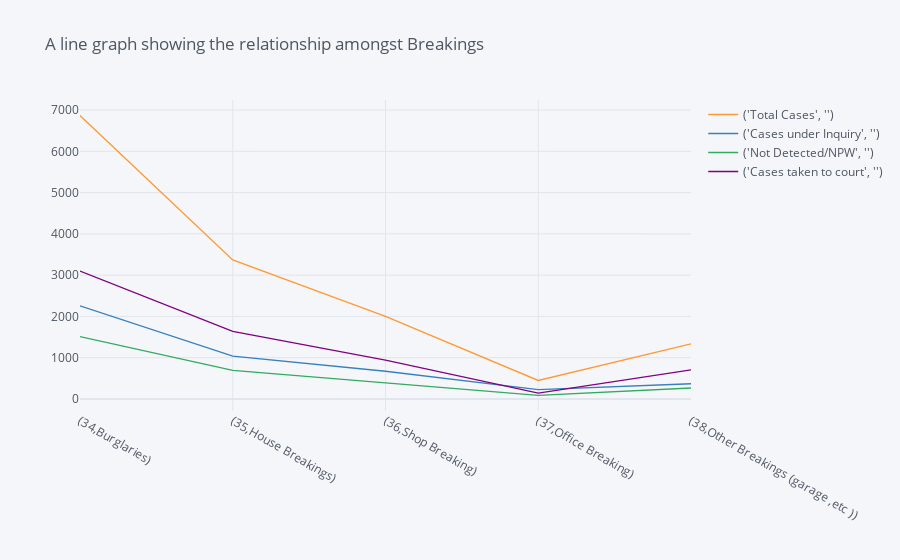

The code cell stored with this chart in its notebook:
### Code cell
# Line graph for the Data stored in variable relate
reported.iplot(kind='line',title='A line graph showing the relationship amongst Breakings')

### Figure 1 — Plotly figure (JSON) as saved in the notebook; plotly's stock layout.template omitted (floating-point values rounded to 4 significant figures)
{"data": [{"line": {"color": "rgba(255, 153, 51, 1.0)", "dash": "solid", "shape": "linear", "width": 1.3}, "mode": "lines", "name": "('Total Cases', '')", "text": "", "type": "scatter", "x": ["(34,Burglaries)", "(35,House Breakings)", "(36,Shop Breaking)", "(37,Office Breaking)", "(38,Other Breakings (garage ,etc ))"], "y": [6867, 3368, 2000, 447, 1336]}, {"line": {"color": "rgba(55, 128, 191, 1.0)", "dash": "solid", "shape": "linear", "width": 1.3}, "mode": "lines", "name": "('Cases under Inquiry', '')", "text": "", "type": "scatter", "x": ["(34,Burglaries)", "(35,House Breakings)", "(36,Shop Breaking)", "(37,Office Breaking)", "(38,Other Breakings (garage ,etc ))"], "y": [2256, 1038, 670, 223, 368]}, {"line": {"color": "rgba(50, 171, 96, 1.0)", "dash": "solid", "shape": "linear", "width": 1.3}, "mode": "lines", "name": "('Not Detected/NPW', '')", "text": "", "type": "scatter", "x": ["(34,Burglaries)", "(35,House Breakings)", "(36,Shop Breaking)", "(37,Office Breaking)", "(38,Other Breakings (garage ,etc ))"], "y": [1511, 693, 390, 84, 264]}, {"line": {"color": "rgba(128, 0, 128, 1.0)", "dash": "solid", "shape": "linear", "width": 1.3}, "mode": "lines", "name": "('Cases taken to court', '')", "text": "", "type": "scatter", "x": ["(34,Burglaries)", "(35,House Breakings)", "(36,Shop Breaking)", "(37,Office Breaking)", "(38,Other Breakings (garage ,etc ))"], "y": [3100, 1637, 940, 140, 704]}], "layout": {"legend": {"bgcolor": "#F5F6F9", "font": {"color": "#4D5663"}}, "paper_bgcolor": "#F5F6F9", "plot_bgcolor": "#F5F6F9", "title": {"font": {"color": "#4D5663"}, "text": "A line graph showing the relationship amongst Breakings"}, "xaxis": {"gridcolor": "#E1E5ED", "showgrid": true, "tickfont": {"color": "#4D5663"}, "title": {"font": {"color": "#4D5663"}, "text": ""}, "zerolinecolor": "#E1E5ED"}, "yaxis": {"gridcolor": "#E1E5ED", "showgrid": true, "tickfont": {"color": "#4D5663"}, "title": {"font": {"color": "#4D5663"}, "text": ""}, "zerolinecolor": "#E1E5ED"}}}
